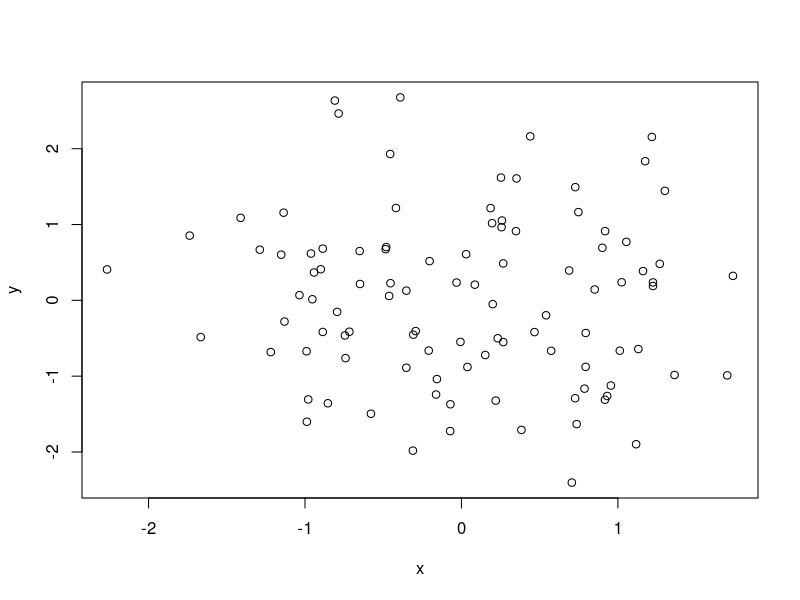
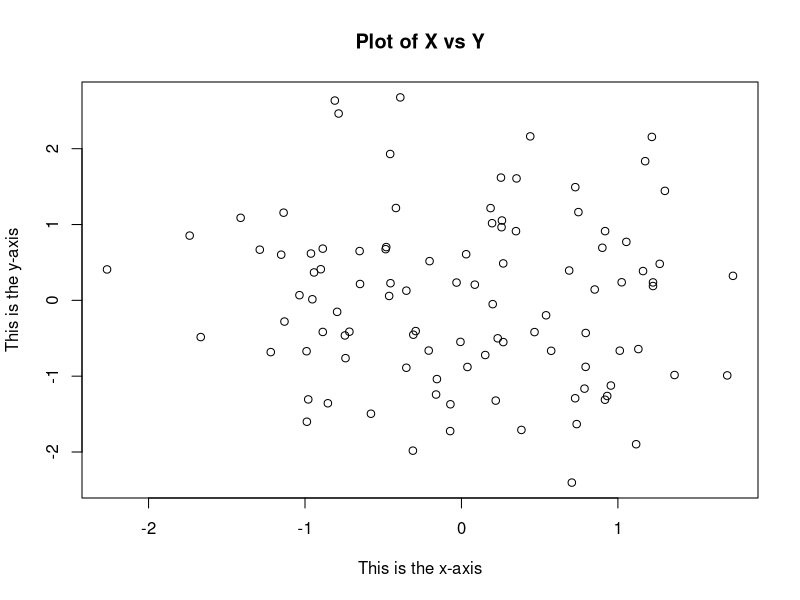
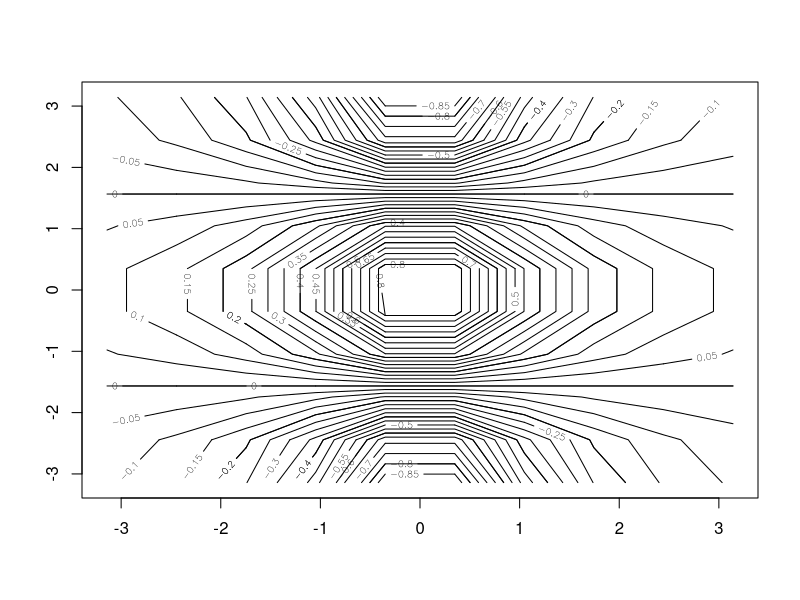
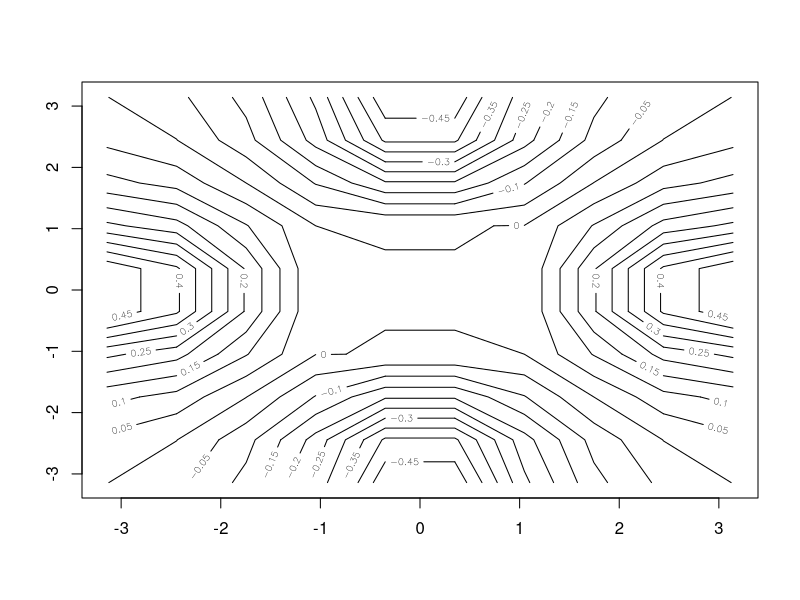
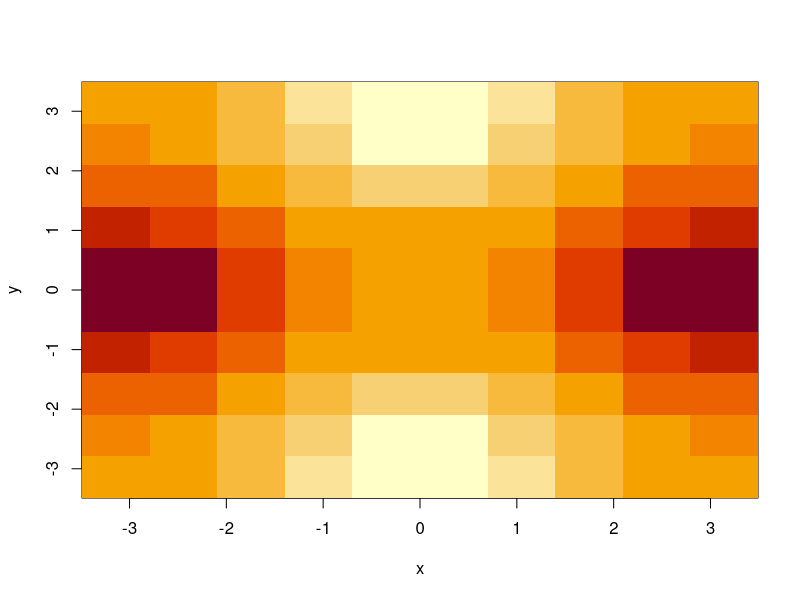
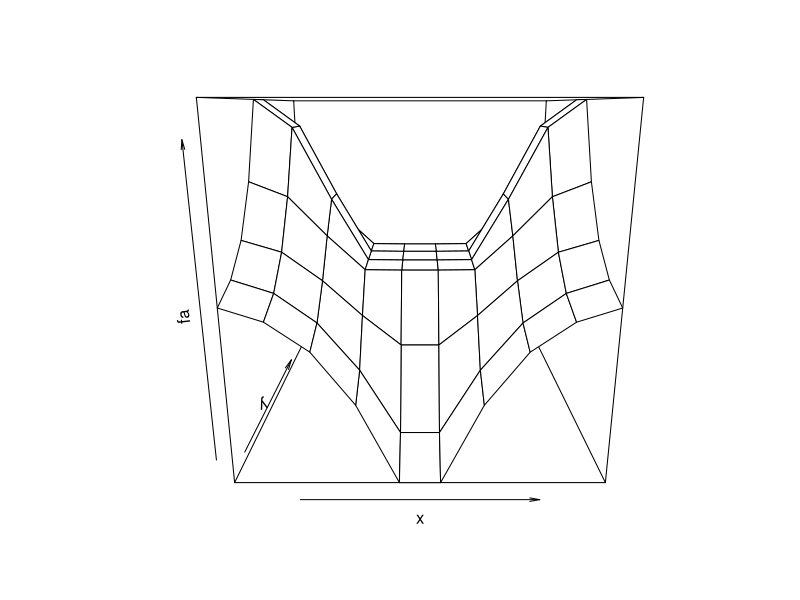
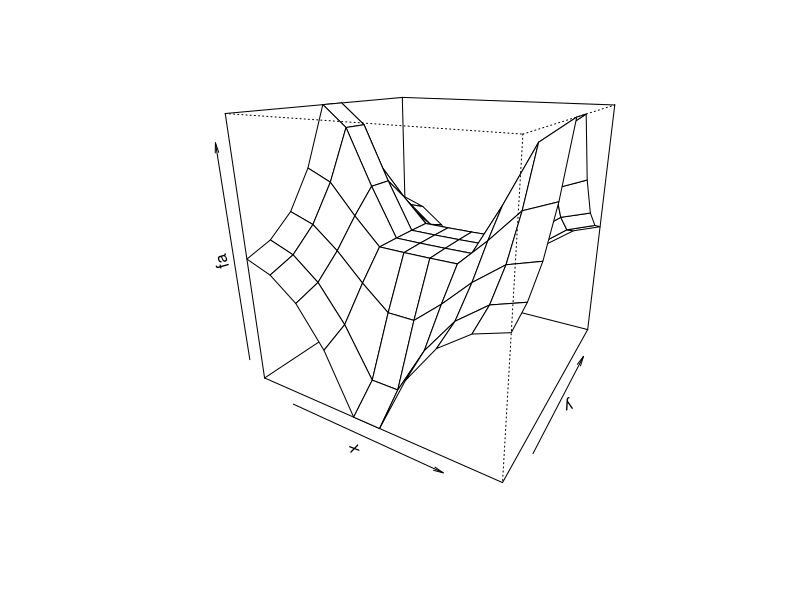

R code for these plots, in order:
?plot()
set.seed(3)
x <- rnorm(100)
y <- rnorm(100)
plot(x, y)
plot(x, y, xlab = "This is the x-axis", ylab = "This is the y-axis", main = "Plot of X vs Y")

# The function seq() is used to create a sequence of numbers
x <- seq(1, 10)
x
x <- 1:10
x
x <- seq(-pi, pi, length = 10)
x

# The contour() function produces a contour plot in order to represent three-dimensional data
?contour()
# A vector of the X values (the first dimensiono)
# A vector of the Y values (the second dimension)
# A matrix whose elements correspond to the Z values (the third dimensional)

y <- x
f <- outer(x, y, function (x, y) cos(y) / (1 + x^2))
contour(x, y, f)
contour(x, y, f, nlevels = 45, add = T)
fa <- (f - t(f)) / 2
contour(x, y, fa, nlevels = 15)

image(x, y, fa)
persp(x, y, fa)
persp(x, y, fa, theta = 30, phi = 20)